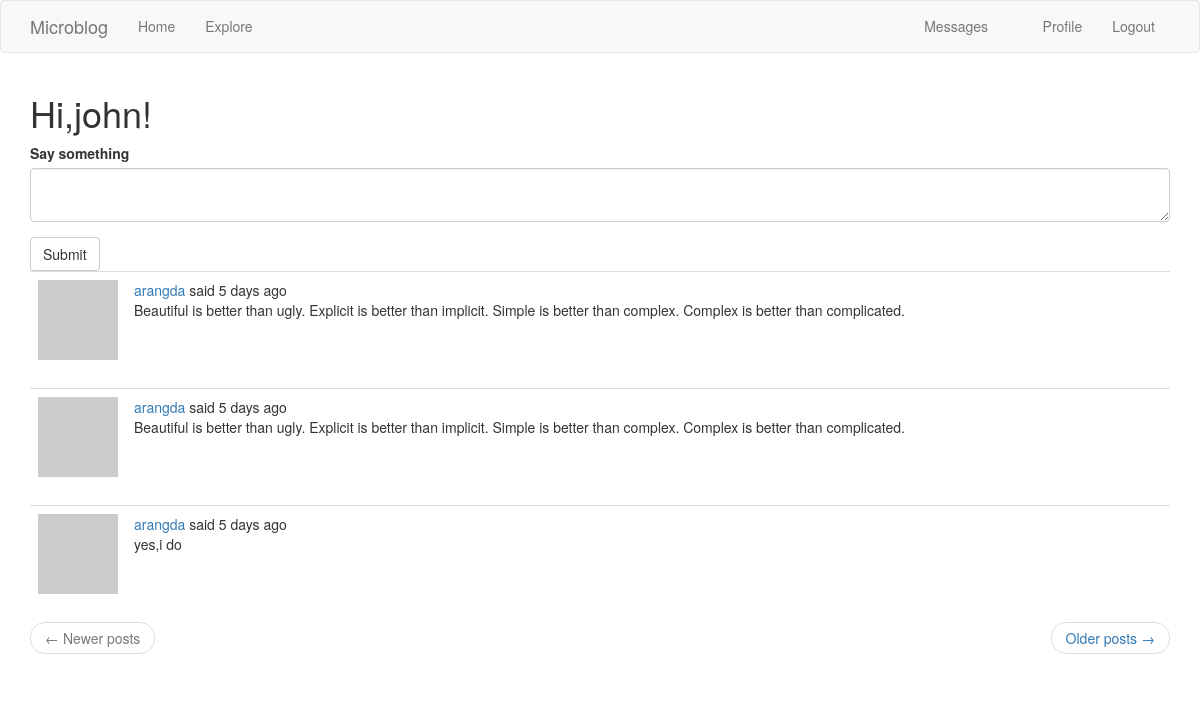
Page /index (signed in) on the committed database.
### app/models.py (models this page shows, shortened)
class User(UserMixin,db.Model):
    id = db.Column(db.Integer,primary_key=True)
    username = db.Column(db.String(64),index=True,unique=True)
    email = db.Column(db.String(120),index=True,unique=True)
    password_hash = db.Column(db.String(128))
    about_me = db.Column(db.String(140))
    last_seen = db.Column(db.DateTime,default=datetime.utcnow)
    posts = db.relationship('Post',backref='author',lazy='dynamic')
    messages_sent = db.relationship('Message',
                                    foreign_keys='Message.sender_id',
                                    backref='author', lazy='dynamic')
    messages_received = db.relationship('Message',
                                        foreign_keys='Message.recipient_id',
                                        backref='recipient', lazy='dynamic')
    last_message_read_time = db.Column(db.DateTime)
    notifications = db.relationship('Notification',backref='user',lazy='dynamic')
    followed = db.relationship(
        'User',secondary=followers,
        primaryjoin=(followers.c.follower_id == id),
        secondaryjoin=(followers.c.followed_id == id),
        backref=db.backref('followers',lazy='dynamic'),lazy='dynamic'
    )
    def new_messages(self):
        last_read_time = self.last_message_read_time or datetime(1900, 1, 1)
        return Message.query.filter_by(recipient=self).filter(
            Message.timestamp > last_read_time).count()
    def avatar(self,size):
        digest = md5(self.email.lower().encode('utf-8')).hexdigest()
        return 'https://www.gravatar.com/avatar/{}?d=identicon&s={}'.format(digest,size)
    def followed_posts(self):
        followed = Post.query.join(
            followers, (followers.c.followed_id == Post.user_id)).filter(
                followers.c.follower_id == self.id)
        own = Post.query.filter_by(user_id=self.id)
        return followed.union(own).order_by(Post.timestamp.desc())

class Post(db.Model):
    id = db.Column(db.Integer,primary_key=True)
    body = db.Column(db.String(140))
    timestamp = db.Column(db.DateTime,index=True,default=datetime.utcnow)
    user_id = db.Column(db.Integer,db.ForeignKey('user.id'))
    language = db.Column(db.String(5))

### app/main/routes.py (the view, shortened to what this page needs)
@bp.route('/',methods=['GET','POST'])
@bp.route('/index',methods=['GET','POST'])
@login_required
def index():
    form = PostForm()
    page = request.args.get('page',1,type=int)
    posts = current_user.followed_posts().paginate(
        page,current_app.config['POSTS_PER_PAGE'],False
    )
    next_url = url_for('main.index',page=posts.next_num) if posts.has_next else None
    prev_url = url_for('main.index',page=posts.prev_num) if posts.has_prev else None
    return render_template('index.html',title='home',form=form,posts=posts.items,next_url=next_url,prev_url=prev_url)

### app/main/forms.py
class PostForm(FlaskForm):
    post = TextAreaField(_l('Say something'), validators=[DataRequired()])
    submit = SubmitField(_l('Submit'))

### app/main/routes.py (called while the page is built)
@bp.before_app_request
def before_request():
    g.locale = str(get_locale())
    if current_user.is_authenticated:
        current_user.last_seen = datetime.utcnow()
        db.session.commit()

### app/models.py (called while the page is built)
@login.user_loader
def load_user(id):
    return User.query.get(int(id))

### app/templates/index.html
{% extends "base.html" %}
{% import 'bootstrap/wtf.html' as wtf %}
{% block app_content %}
    <h1>Hi,{{ current_user.username }}!</h1>
    {% if form %}
    {{wtf.quick_form(form) }}
    {% endif %}
    {% for post in posts %}
    {% include '_post.html' %}
    {% endfor %}
    <nav aria-label="...">
        <ul class="pager">
            <li class="previous{% if not prev_url %} disabled{% endif %}">
                <a href="{{ prev_url or '#' }}">
                    <span aria-hidden="true">&larr;</span> {{ _('Newer posts') }}
                </a>
            </li>
            <li class="next{% if not next_url %} disabled{% endif %}">
                <a href="{{ next_url or '#' }}">
                    {{ _('Older posts') }} <span aria-hidden="true">&rarr;</span>
                </a>
            </li>
        </ul>
    </nav>
{% endblock %}

### app/templates/_post.html (shortened to what this page needs)
<table class="table table-hover">
    <tr>
        <td width="70px">
            <a href="{{ url_for('main.user', username=post.author.username) }}">
                <img src="{{ post.author.avatar(70) }}" />
            </a>
        </td>
        <td>
            {{ _('%(username)s said %(when)s',username=user_link,when=moment(post.timestamp).fromNow()) }}
            <br>
            <span id="post{{ post.id }}">{{ post.body }}</span>
        </td>
    </tr>
</table>

### rows in the picture
User: username "john"
Post: body "Beautiful is better than ugly. Explicit is better than implicit. Simple is better than complex. Complex is better than complicated."
Post: body "Beautiful is better than ugly. Explicit is better than implicit. Simple is better than complex. Complex is better than complicated."
Post: body "yes,i do"
